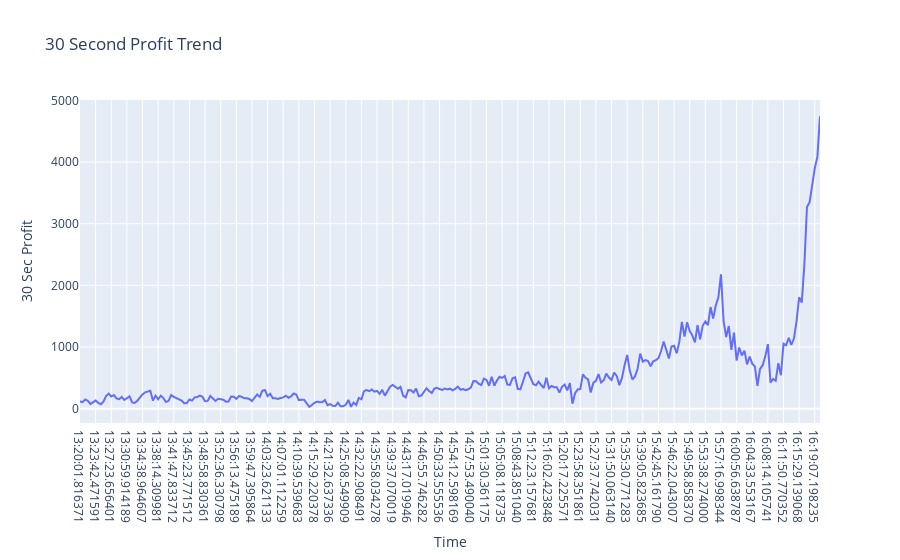

The code cell stored with this chart in its notebook:
### Markdown cell above
##### 30 Sec Profit Trend
- Examine the 30 second trend of profits to identify patterns and understand the overall performance of the arbitrage over time.

### Code cell
thirty_sec_profit = luffy_df.groupby('current_datetime')['profit'].sum().reset_index()
thirty_sec_profit_plot = px.line(
    thirty_sec_profit, 
    x='current_datetime',
    y='profit', 
    title='30 Second Profit Trend',
    labels={'current_datetime':'Time', 'profit':'30 Sec Profit'})

thirty_sec_profit_plot.show()

### Figure 1 — Plotly figure (JSON) as saved in the notebook; plotly's stock layout.template omitted (floating-point values rounded to 4 significant figures; data arrays with more than 128 entries replaced by an {"elided": "..."} marker saying what was removed)
{"data": [{"hovertemplate": "Time=%{x}<br>30 Sec Profit=%{y}<extra></extra>", "legendgroup": "", "line": {"color": "#636efa", "dash": "solid"}, "marker": {"symbol": "circle"}, "mode": "lines", "name": "", "orientation": "v", "showlegend": false, "type": "scatter", "x": {"elided": "285 str values"}, "xaxis": "x", "y": {"elided": "285 float values"}, "yaxis": "y"}], "layout": {"legend": {"tracegroupgap": 0}, "title": {"text": "30 Second Profit Trend"}, "xaxis": {"anchor": "y", "domain": [0, 1], "title": {"text": "Time"}}, "yaxis": {"anchor": "x", "domain": [0, 1], "title": {"text": "30 Sec Profit"}}}}
